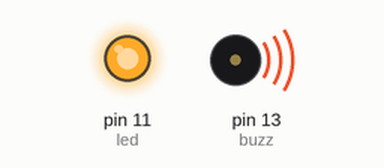
A sketch run on a simulated Arduino Uno, built with avr-gcc and run on an emulated ATmega328P. Shown: output pins drawn as LEDs (lit = HIGH), buzzer (waves = sounding).

Above: at 0.17 s.
At 39.5 s:
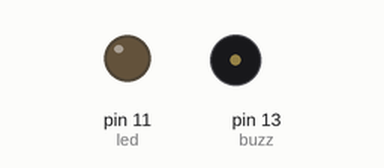
Timing chart, 0 to 40.0 s (numbered marks = the images above):
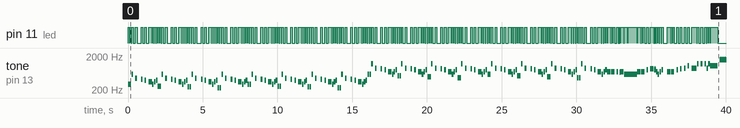

Measured:
- by itself, tone on pin 13 (buzz): plays 293 Hz for 0.11 s, 293 Hz for 0.11 s, 587 Hz for 0.11 s, 440 Hz for 0.11 s, 415 Hz for 0.11 s, 392 Hz for 0.11 s … (208 notes in this stretch)

The sketch:

Megalovania.ino
```cpp
#define buzz 13
#define led 11
#define beat 500 // = 60 s / 120 bpm * 1000 ms

#define cnat 16.35
#define csharp 17.32
#define dnat 18.35
#define eb 19.45
#define enat 20.60
#define fnat 21.83
#define fsharp 23.12
#define gnat 24.50
#define gsharp 25.96
#define anat 27.50
#define bb 29.14
#define bnat 30.87

#define oct(note, octave) note * pow(2, octave)

void setup() {
  pinMode(led, OUTPUT);
}

void loop() {
  // Measure 1
  play(dnat, 4, .25);
  play(dnat, 4, .25);
  play(dnat, 5, .25);
  rest(.25);
  play(anat, 4, .25);
  rest(.5);
  play(gsharp, 4, .25);
  rest(.25);
  play(gnat, 4, .25);
  rest(.25);
  play(fnat, 4, .5);
  play(dnat, 4, .25);
  play(fnat, 4, .25);
  play(gnat, 4, .25);

  play(cnat, 4, .25);
  play(cnat, 4, .25);
  play(dnat, 5, .25);
  rest(.25);
  play(anat, 4, .25);
  rest(.5);
  play(gsharp, 4, .25);
  rest(.25);
  play(gnat, 4, .25);
  rest(.25);
  play(fnat, 4, .5);
  play(dnat, 4, .25);
  play(fnat, 4, .25);
  play(gnat, 4, .25);

  play(bnat, 3, .25);
  play(bnat, 3, .25);
  play(dnat, 5, .25);
  rest(.25);
  play(anat, 4, .25);
  rest(.5);
  play(gsharp, 4, .25);
  rest(.25);
  play(gnat, 4, .25);
  rest(.25);
  play(fnat, 4, .5);
  play(dnat, 4, .25);
  play(fnat, 4, .25);
  play(gnat, 4, .25);

  play(bb, 3, .25);
  play(bb, 3, .25);
  play(dnat, 5, .25);
  rest(.25);
  play(anat, 4, .25);
  rest(.5);
  play(gsharp, 4, .25);
  rest(.25);
  play(gnat, 4, .25);
  rest(.25);
  play(fnat, 4, .5);
  play(dnat, 4, .25);
  play(fnat, 4, .25);
  play(gnat, 4, .25);

  // 5
  play(dnat, 4, .25);
  play(dnat, 4, .25);
  play(dnat, 5, .25);
  rest(.25);
  play(anat, 4, .25);
  rest(.5);
  play(gsharp, 4, .25);
  rest(.25);
  play(gnat, 4, .25);
  rest(.25);
  play(fnat, 4, .5);
  play(dnat, 4, .25);
  play(fnat, 4, .25);
  play(gnat, 4, .25);

  play(cnat, 4, .25);
  play(cnat, 4, .25);
  play(dnat, 5, .25);
  rest(.25);
  play(anat, 4, .25);
  rest(.5);
  play(gsharp, 4, .25);
  rest(.25);
  play(gnat, 4, .25);
  rest(.25);
  play(fnat, 4, .5);
  play(dnat, 4, .25);
  play(fnat, 4, .25);
  play(gnat, 4, .25);

  play(bnat, 3, .25);
  play(bnat, 3, .25);
  play(dnat, 5, .25);
  rest(.25);
  play(anat, 4, .25);
  rest(.5);
  play(gsharp, 4, .25);
  rest(.25);
  play(gnat, 4, .25);
  rest(.25);
  play(fnat, 4, .5);
  play(dnat, 4, .25);
  play(fnat, 4, .25);
  play(gnat, 4, .25);

  play(bb, 3, .25);
  play(bb, 3, .25);
  play(dnat, 5, .25);
  rest(.25);
  play(anat, 4, .25);
  rest(.5);
  play(gsharp, 4, .25);
  rest(.25);
  play(gnat, 4, .25);
  rest(.25);
  play(fnat, 4, .5);
  play(dnat, 4, .25);
  play(fnat, 4, .25);
  play(gnat, 4, .25);

  // 9
  play(dnat, 5, .25);
  play(dnat, 5, .25);
  play(dnat, 6, .25);
  rest(.25);
  play(anat, 5, .25);
  rest(.5);
  play(gsharp, 5, .25);
  rest(.25);
  play(gnat, 5, .25);
  rest(.25);
  play(fnat, 5, .5);
  play(dnat, 5, .25);
  play(fnat, 5, .25);
  play(gnat, 5, .25);

  play(cnat, 5, .25);
  play(cnat, 5, .25);
  play(dnat, 6, .25);
  rest(.25);
  play(anat, 5, .25);
  rest(.5);
  play(gsharp, 5, .25);
  rest(.25);
  play(gnat, 5, .25);
  rest(.25);
  play(fnat, 5, .5);
  play(dnat, 5, .25);
  play(fnat, 5, .25);
  play(gnat, 5, .25);

  play(bnat, 4, .25);
  play(bnat, 4, .25);
  play(dnat, 6, .25);
  rest(.25);
  play(anat, 5, .25);
  rest(.5);
  play(gsharp, 5, .25);
  rest(.25);
  play(gnat, 5, .25);
  rest(.25);
  play(fnat, 5, .5);
  play(dnat, 5, .25);
  play(fnat, 5, .25);
  play(gnat, 5, .25);

  play(bb, 4, .25);
  play(bb, 4, .25);
  play(dnat, 6, .25);
  rest(.25);
  play(anat, 5, .25);
  rest(.5);
  play(gsharp, 5, .25);
  rest(.25);
  play(gnat, 5, .25);
  rest(.25);
  play(fnat, 5, .5);
  play(dnat, 5, .25);
  play(fnat, 5, .25);
  play(gnat, 5, .25);

  // Repeat 9
  play(dnat, 5, .25);
  play(dnat, 5, .25);
  play(dnat, 6, .25);
  rest(.25);
  play(anat, 5, .25);
  rest(.5);
  play(gsharp, 5, .25);
  rest(.25);
  play(gnat, 5, .25);
  rest(.25);
  play(fnat, 5, .5);
  play(dnat, 5, .25);
  play(fnat, 5, .25);
  play(gnat, 5, .25);

  play(cnat, 5, .25);
  play(cnat, 5, .25);
  play(dnat, 6, .25);
  rest(.25);
  play(anat, 5, .25);
  rest(.5);
  play(gsharp, 5, .25);
  rest(.25);
  play(gnat, 5, .25);
  rest(.25);
  play(fnat, 5, .5);
  play(dnat, 5, .25);
  play(fnat, 5, .25);
  play(gnat, 5, .25);

  play(bnat, 4, .25);
  play(bnat, 4, .25);
  play(dnat, 6, .25);
  rest(.25);
  play(anat, 5, .25);
  rest(.5);
  play(gsharp, 5, .25);
  rest(.25);
  play(gnat, 5, .25);
  rest(.25);
  play(fnat, 5, .5);
  play(dnat, 5, .25);
  play(fnat, 5, .25);
  play(gnat, 5, .25);

  play(bb, 4, .25);
  play(bb, 4, .25);
  play(dnat, 6, .25);
  rest(.25);
  play(anat, 5, .25);
  rest(.5);
  play(gsharp, 5, .25);
  rest(.25);
  play(gnat, 5, .25);
  rest(.25);
  play(fnat, 5, .5);
  play(dnat, 5, .25);
  play(fnat, 5, .25);
  play(gnat, 5, .25);

  // 13
  play(fnat, 5, .5);
  play(fnat, 5, .25);
  play(fnat, 5, .25);
  rest(.25);
  play(fnat, 5, .25);
  rest(.15);
  play(enat, 5, .10);
  play(fnat, 5, .5);
  play(dnat, 5, .5);
  play(dnat, 5, 1.25);

  play(fnat, 5, .5);
  play(fnat, 5, .25);
  play(fnat, 5, .25);
  rest(.25);
  play(gnat, 5, .25);
  rest(.25);
  play(gsharp, 5, .5);
  play(gnat, 5, .083);
  play(gsharp, 5, .083);
  play(gnat, 5, .084);
  play(fnat, 5, .25);
  play(dnat, 5, .25);
  play(fnat, 5, .25);
  play(gnat, 5, .25);
  rest(.5);

  play(fnat, 5, .5);
  play(fnat, 5, .25);
  play(fnat, 5, .25);
  rest(.25);
  play(gnat, 5, .25);
  rest(.25);
  play(gsharp, 5, .25);
  rest(.25);
  play(anat, 5, .25);
  rest(.25);
  play(cnat, 6, .25);
  rest(.25);
  play(anat, 5, .75);

  play(dnat, 6, .25);
  rest(.25);
  play(dnat, 6, .25);
  rest(.25);
  play(dnat, 6, .25);
  play(anat, 5, .25);
  play(dnat, 6, .25);
  play(cnat, 6, 1);
  for (double i = cnat; i < gnat; i += .509375) {
    tone(buzz, oct(i, 6));
    rest(.015625);
  }
  vibrato(gnat, 6, 1);

  // 17
  play(anat, 5, .5);
  play(anat, 5, .25);
  play(anat, 5, .25);
  rest(.25);
  play(anat, 5, .25);
  rest(.15);
  play(gnat, 5, .10);
  play(anat, 5, .5);
  play(gnat, 5, .5);
  play(gnat, 5, 1.25);

  play(anat, 5, .5);
  play(anat, 5, .25);
  play(anat, 5, .25);
  rest(.25);
  play(anat, 5, .25);
  rest(.25);
  play(gnat, 5, .25);
  rest(.25);
  play(anat, 5, .25);
  rest(.25);
  play(dnat, 6, .25);
  rest(.25);
  play(anat, 5, .25);
  play(gnat, 5, .5);

  play(dnat, 6, .5);
  play(anat, 5, .5);
  play(gnat, 5, .5);
  play(fnat, 5, .5);
  play(cnat, 6, .5);
  play(gnat, 5, .5);
  play(fnat, 5, .5);
  play(enat, 5, .5);

  play(bb, 4, .5);
  play(cnat, 5, .25);
  play(dnat, 5, .25);
  rest(.25);
  play(fnat, 5, .25);
  rest(.25);
  play(cnat, 6, 2.25);

  // 21
  rest(2);
  play(fnat, 5, .25);
  play(dnat, 5, .25);
  play(fnat, 5, .25);
  play(gnat, 5, .25);
  play(gsharp, 5, .25);
  play(gnat, 5, .25);
  play(fnat, 5, .25);
  play(dnat, 5, .25);

  play(gsharp, 5, .125);
  play(gnat, 5, .125);
  play(fnat, 5, .125);
  play(dnat, 5, .125);
  play(fnat, 5, .5);
  play(gnat, 5, 2.25);
  play(gsharp, 5, .5);
  play(anat, 5, .25);

  play(cnat, 6, .5);
  play(anat, 5, .25);
  play(gsharp, 5, .25);
  play(gnat, 5, .25);
  play(fnat, 5, .25);
  play(dnat, 5, .25);
  play(enat, 5, .25);
  play(fnat, 5, .5);
  play(gnat, 5, .5);
  play(anat, 5, .5);
  play(cnat, 6, .5);

  play(csharp, 6, .5);
  play(gsharp, 5, .25);
  rest(.25);
  play(gsharp, 5, .25);
  play(gnat, 5, .25);
  play(fnat, 5, .25);
  play(gnat, 5, 2.25);

  // 25
  play(fnat, 4, .5);
  play(gnat, 4, .5);
  play(anat, 4, .5);
  play(fnat, 5, .5);
  play(enat, 5, 1);
  play(dnat, 5, 1);

  play(enat, 5, 1);
  play(fnat, 5, 1);
  play(gnat, 5, 1);
  play(enat, 5, 1);

  play(anat, 5, 2);
  play(anat, 5, .25);
  play(gsharp, 5, .25);
  play(gnat, 5, .25);
  play(fsharp, 5, .25);
  play(fnat, 5, .25);
  play(enat, 5, .25);
  play(eb, 5, .25);
  play(dnat, 5, .25);

  play(csharp, 5, 2);
  play(eb, 5, 2);

  // Repeat 21-28
  rest(2);
  play(fnat, 5, .25);
  play(dnat, 5, .25);
  play(fnat, 5, .25);
  play(gnat, 5, .25);
  play(gsharp, 5, .25);
  play(gnat, 5, .25);
  play(fnat, 5, .25);
  play(dnat, 5, .25);

  play(gsharp, 5, .125);
  play(gnat, 5, .125);
  play(fnat, 5, .125);
  play(dnat, 5, .125);
  play(fnat, 5, .5);
  play(gnat, 5, 2.25);
  play(gsharp, 5, .5);
  play(anat, 5, .25);

  play(cnat, 6, .5);
  play(anat, 5, .25);
  play(gsharp, 5, .25);
  play(gnat, 5, .25);
  play(fnat, 5, .25);
  play(dnat, 5, .25);
  play(enat, 5, .25);
  play(fnat, 5, .5);
  play(gnat, 5, .5);
  play(anat, 5, .5);
  play(cnat, 6, .5);

  play(csharp, 6, .5);
  play(gsharp, 5, .25);
  rest(.25);
  play(gsharp, 5, .25);
  play(gnat, 5, .25);
  play(fnat, 5, .25);
  play(gnat, 5, 2.25);

  play(fnat, 4, .5);
  play(gnat, 4, .5);
  play(anat, 4, .5);
  play(fnat, 5, .5);
  play(enat, 5, 1);
  play(dnat, 5, 1);

  play(enat, 5, 1);
  play(fnat, 5, 1);
  play(gnat, 5, 1);
  play(enat, 5, 1);

  play(anat, 5, 2);
  play(anat, 5, .25);
  play(gsharp, 5, .25);
  play(gnat, 5, .25);
  play(fsharp, 5, .25);
  play(fnat, 5, .25);
  play(enat, 5, .25);
  play(eb, 5, .25);
  play(dnat, 5, .25);

  play(csharp, 5, 2);
  play(eb, 5, 2);

  // 29
}

void play(double note, int octave, double note_val) {
  digitalWrite(led, HIGH);
  tone(buzz, oct(note, octave));
  delay((beat * note_val) - 20);
  noTone(buzz);
  digitalWrite(led, LOW);
  delay(20);
}

void rest(double note_val) {
  delay(beat * note_val);
}

void vibrato(double note, int octave, double note_val) {
  for (int i = 0; i < 4; i++) {
    tone(buzz, oct(note, octave));
    delay(beat * note_val / 16);
    tone(buzz, oct(note, octave) - 20);
    delay(beat * note_val / 16);
    tone(buzz, oct(note, octave));
    delay(beat * note_val / 16);
    tone(buzz, oct(note, octave) + 20);
    delay(beat * note_val / 16);
  }
}
```
